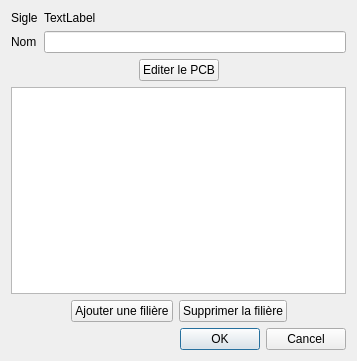
<?xml version="1.0" encoding="UTF-8"?>
<ui version="4.0">
 <class>BrancheEditor_dialog</class>
 <widget class="QDialog" name="BrancheEditor_dialog">
  <property name="geometry">
   <rect>
    <x>0</x>
    <y>0</y>
    <width>357</width>
    <height>361</height>
   </rect>
  </property>
  <property name="windowTitle">
   <string>Dialog</string>
  </property>
  <layout class="QVBoxLayout" name="verticalLayout">
   <item>
    <layout class="QFormLayout" name="formLayout">
     <item row="0" column="0">
      <widget class="QLabel" name="label">
       <property name="text">
        <string>Sigle</string>
       </property>
      </widget>
     </item>
     <item row="1" column="0">
      <widget class="QLabel" name="label_2">
       <property name="text">
        <string>Nom</string>
       </property>
      </widget>
     </item>
     <item row="1" column="1">
      <widget class="QLineEdit" name="nom"/>
     </item>
     <item row="0" column="1">
      <widget class="QLabel" name="sigle">
       <property name="text">
        <string>TextLabel</string>
       </property>
      </widget>
     </item>
    </layout>
   </item>
   <item>
    <layout class="QHBoxLayout" name="horizontalLayout">
     <item>
      <spacer name="horizontalSpacer">
       <property name="orientation">
        <enum>Qt::Horizontal</enum>
       </property>
       <property name="sizeHint" stdset="0">
        <size>
         <width>40</width>
         <height>20</height>
        </size>
       </property>
      </spacer>
     </item>
     <item>
      <widget class="QPushButton" name="editBcb">
       <property name="text">
        <string>Editer le PCB</string>
       </property>
      </widget>
     </item>
     <item>
      <spacer name="horizontalSpacer_2">
       <property name="orientation">
        <enum>Qt::Horizontal</enum>
       </property>
       <property name="sizeHint" stdset="0">
        <size>
         <width>40</width>
         <height>20</height>
        </size>
       </property>
      </spacer>
     </item>
    </layout>
   </item>
   <item>
    <widget class="QListWidget" name="psfList"/>
   </item>
   <item>
    <layout class="QHBoxLayout" name="horizontalLayout_2">
     <item>
      <spacer name="horizontalSpacer_3">
       <property name="orientation">
        <enum>Qt::Horizontal</enum>
       </property>
       <property name="sizeHint" stdset="0">
        <size>
         <width>40</width>
         <height>20</height>
        </size>
       </property>
      </spacer>
     </item>
     <item>
      <widget class="QPushButton" name="addPsf">
       <property name="text">
        <string>Ajouter une filière</string>
       </property>
      </widget>
     </item>
     <item>
      <widget class="QPushButton" name="delPsf">
       <property name="text">
        <string>Supprimer la filière</string>
       </property>
      </widget>
     </item>
     <item>
      <spacer name="horizontalSpacer_4">
       <property name="orientation">
        <enum>Qt::Horizontal</enum>
       </property>
       <property name="sizeHint" stdset="0">
        <size>
         <width>40</width>
         <height>20</height>
        </size>
       </property>
      </spacer>
     </item>
    </layout>
   </item>
   <item>
    <widget class="QDialogButtonBox" name="buttonBox">
     <property name="orientation">
      <enum>Qt::Horizontal</enum>
     </property>
     <property name="standardButtons">
      <set>QDialogButtonBox::Cancel|QDialogButtonBox::Ok</set>
     </property>
    </widget>
   </item>
  </layout>
 </widget>
 <resources/>
 <connections>
  <connection>
   <sender>buttonBox</sender>
   <signal>accepted()</signal>
   <receiver>BrancheEditor_dialog</receiver>
   <slot>accept()</slot>
   <hints>
    <hint type="sourcelabel">
     <x>248</x>
     <y>254</y>
    </hint>
    <hint type="destinationlabel">
     <x>157</x>
     <y>274</y>
    </hint>
   </hints>
  </connection>
  <connection>
   <sender>buttonBox</sender>
   <signal>rejected()</signal>
   <receiver>BrancheEditor_dialog</receiver>
   <slot>reject()</slot>
   <hints>
    <hint type="sourcelabel">
     <x>316</x>
     <y>260</y>
    </hint>
    <hint type="destinationlabel">
     <x>286</x>
     <y>274</y>
    </hint>
   </hints>
  </connection>
 </connections>
</ui>
